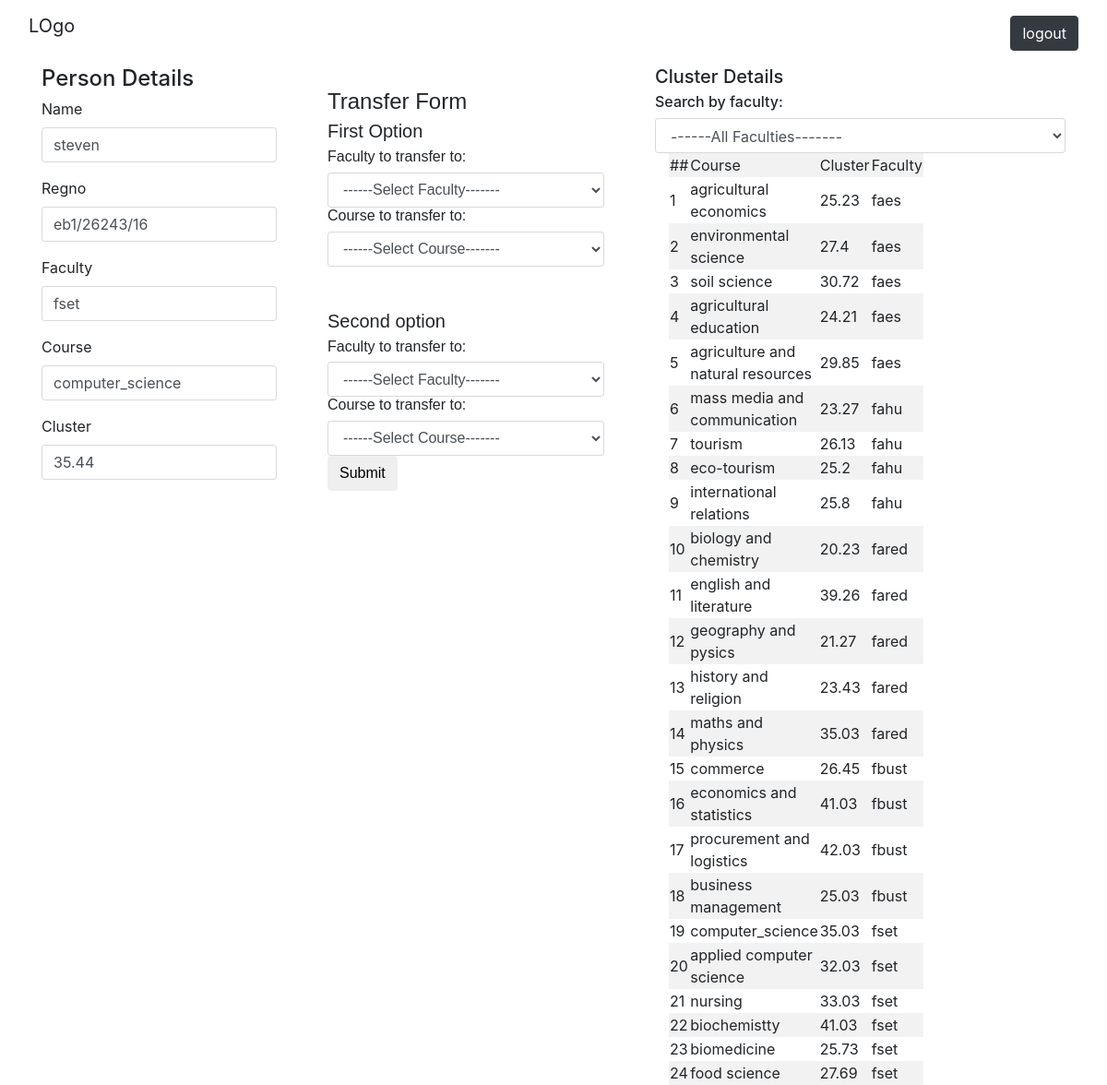
The page /profile.php (signed in) on the database its author committed.
### tables this page shows
CREATE TABLE `courses` (
  `id` int(11) NOT NULL,
  `coursename` text NOT NULL,
  `faculty` varchar(150) NOT NULL,
  `cluster_point` float NOT NULL
);

### profile.php (the view, shortened to what this page needs)
<?php
  include "config.php";
  $data = $_SESSION["data"];
  $all_courses = mysqli_query($conn, "SELECT * FROM courses");
?>
<!doctype html>
<html>
<head>
  <link href="dashboard.css" rel="stylesheet" type="text/css">
  <link rel="stylesheet" href="./bootstrap/css/bootstrap.min.css">
</head>
<body>
  <div class="container-fluid">
    <nav class="navbar navbar-default">
      <div class="navbar-brand">
        <p>LOgo</p>
      </div>
      <form class="navbar-form navbar-right" action="logout.php" method="post">
        <button type="submit" class="btn btn-dark">logout</button>
      </form>
    </nav>
  </div>
  <div class="container">
    <div class="row">
      <div class="col-sm-3">
        <form>
          <h4>Person Details</h4>
          <div class="form-group">
            <label for="person_name">Name</label>
            <input type="text" class="form-control" name="textfield2"
                   value=<?php echo $data["f_name"]." ".$data["s_name"] ?> />
          </div>
          <div class="form-group">
            <label for="textfield">Regno</label>
            <input type="text" class="form-control" name="textfield" value=<?php echo $data["regno"] ?> />
          </div>
          <div class="form-group">
            <label for="textfield5">Faculty</label>
            <input type="text" name="textfield5" class="form-control" value=<?php echo $data["faculty"] ?> />
          </div>
          <div class="form-group">
            <label for="textfield6">Course</label>
            <input id="currentcourse" class="form-control" type="text" name="textfield6" value=<?php
                      $courseid = $data["course"];
                      $row = mysqli_fetch_assoc(mysqli_query($conn, "SELECT * FROM courses WHERE id = $courseid"));
                      $coursename = $row["coursename"];
                      echo "$coursename";
                      ?> />
          </div>
          <div class="form-group">
            <label for="textfield3">Cluster</label>
            <input type="text" class="form-control" name="textfield3" value=<?php echo $data["cluster_points"] ?> />
          </div>
        </form>
      </div>
      <div class="col-sm-4" id="formtable">
        <form id="form1" name="form1" method="post" action="transfer.php">
          <h4>Transfer Form</h4>
          <h5>First Option</h5>
          <h6>Faculty to transfer to:</h6>
          <select id="form_select1" class="form-control" name="select">
            <option value="none">------Select Faculty-------</option>
          </select>
          <h6>Course to transfer to:</h6>
          <select id="courses1" name="selectedcourse1" class="form-control">
            <option>------Select Course-------</option>
          </select>
          <br>
          <br>
          <h5>Second option</h5>
          <h6>Faculty to transfer to:</h6>
          <select id="form_select2" name="select3" class="form-control">
            <option>------Select Faculty-------</option>
          </select>
          <h6>Course to transfer to:</h6>
          <select id="courses2" name="selectedcourse2" class="form-control">
            <option>------Select Course-------</option>
          </select>
          <input type="submit" class="btn btn-default" name="submit" id="submit" value="Submit">
        </form>
      </div>
      <div class="col-sm-5">
        <h5>Cluster Details</h5>
        <h6>Search by faculty:</h6>
        <select id="select_faculty" name="searchbyfaculty" class="form-control">
          <option value="all">------All Faculties-------</option>
        </select>
        <div class="col-sm-5">
          <table class="table-responsive table-striped table-hover table-condensed" id="courses_display">
            <tbody>
              <tr>
                <td width="15">##</td>
                <td width="120">Course</td>
                <td width="55">Cluster</td>
                <td width="45">Faculty</td>
              </tr>
              <?php
                      $counter = 1;
                      while ($row = mysqli_fetch_assoc($all_courses)) {
                        echo "<tr>";
                        echo "<td width='15'>".$counter."</td>";
                        echo "<td width='120'>".$row['coursename']."</td>";
                        echo "<td width='55'>".$row['cluster_point']."</td>";
                        echo "<td width='45'>".$row['faculty']."</td>";
                        echo "</tr>";
                        $counter ++;
                      }
                  ?>
            </tbody>
          </table>
        </div>
      </div>
    </div>
  </div>
</body>
</html>

### dashboard.css (style rules this page uses)
body { background-color: #330099; font-style: normal; }
#form1 { content: attr(x); font-family: Verdana, Arial, Helvetica, sans-serif; margin: 25px; }

### rows shown on the page
courses: textfield6 "computer_science", coursename "computer_science", cluster_point "35.03", faculty "fset"
courses: coursename "agricultural economics", cluster_point "25.23", faculty "faes"
courses: coursename "environmental science", cluster_point "27.4", faculty "faes"
courses: coursename "soil science", cluster_point "30.72", faculty "faes"
courses: coursename "agricultural education", cluster_point "24.21", faculty "faes"
courses: coursename "agriculture and natural resources", cluster_point "29.85", faculty "faes"
courses: coursename "mass media and communication", cluster_point "23.27", faculty "fahu"
courses: coursename "tourism", cluster_point "26.13", faculty "fahu"
courses: coursename "eco-tourism", cluster_point "25.2", faculty "fahu"
courses: coursename "international relations", cluster_point "25.8", faculty "fahu"
courses: coursename "biology and chemistry", cluster_point "20.23", faculty "fared"
courses: coursename "english and literature", cluster_point "39.26", faculty "fared"
courses: coursename "geography and pysics", cluster_point "21.27", faculty "fared"
courses: coursename "history and religion", cluster_point "23.43", faculty "fared"
courses: coursename "maths and physics", cluster_point "35.03", faculty "fared"
courses: coursename "commerce", cluster_point "26.45", faculty "fbust"
courses: coursename "economics and statistics", cluster_point "41.03", faculty "fbust"
courses: coursename "procurement and logistics", cluster_point "42.03", faculty "fbust"
courses: coursename "business management", cluster_point "25.03", faculty "fbust"
courses: coursename "applied computer science", cluster_point "32.03", faculty "fset"
courses: coursename "nursing", cluster_point "33.03", faculty "fset"
courses: coursename "biochemistty", cluster_point "41.03", faculty "fset"
courses: coursename "biomedicine", cluster_point "25.73", faculty "fset"
courses: coursename "food science", cluster_point "27.69", faculty "fset"
